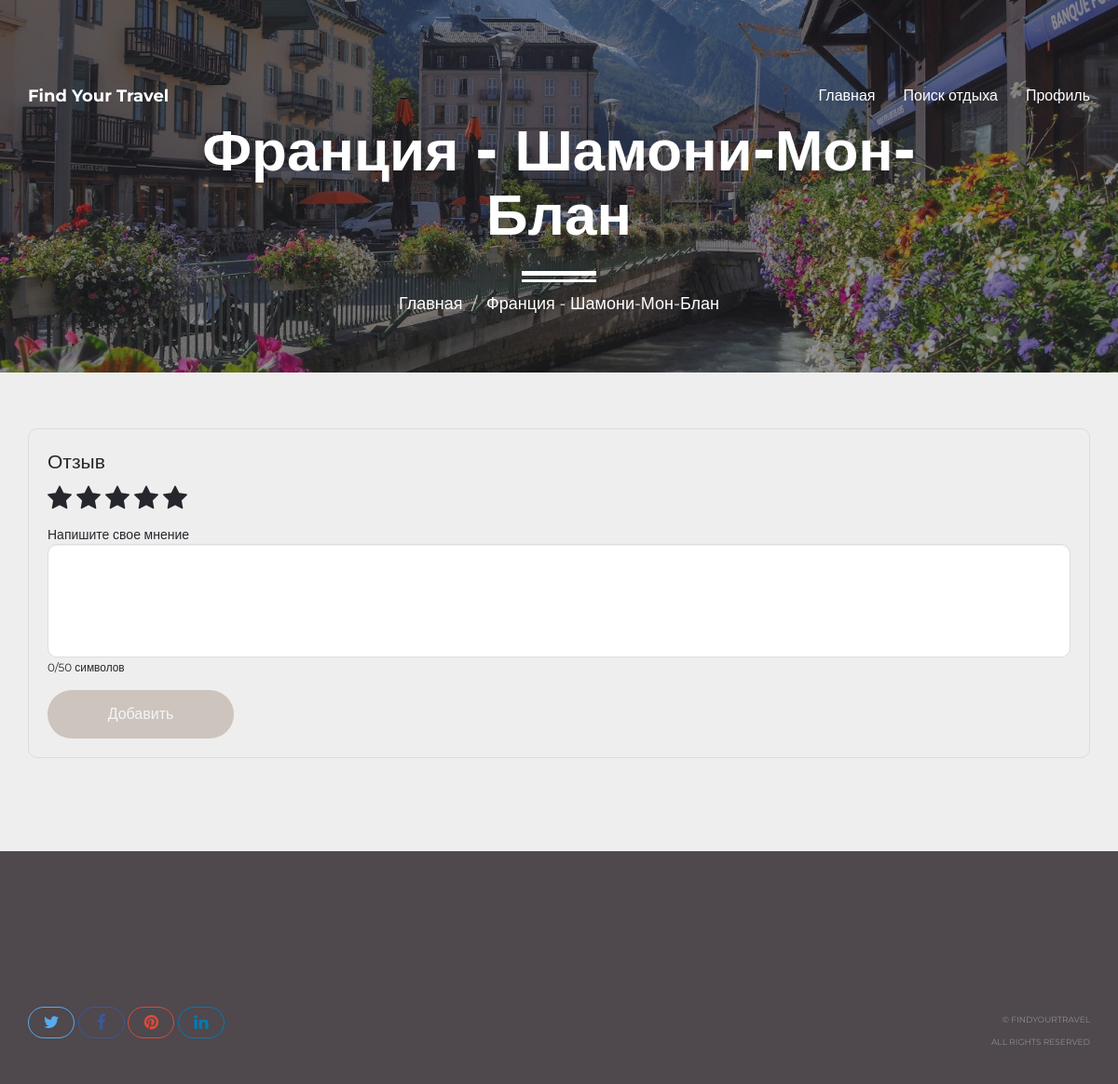
/destination/3/review/ (signed in), run on the app's committed database.
### travel_app/models.py (models this page shows, shortened)
class Destination(models.Model):
    CLIMATE_CHOICES = [("Умеренный", "Умеренный"), ("Холодный", "Холодный"), ("Теплый", "Теплый")]
    ACTIVITY_CHOICES = [("Горнолыжный", "Горнолыжный"), ("Культурный", "Культурный"), ("Пляжный", "Пляжный")]
    BUDGET_CHOICES = [("От 300000 руб", "От 300000 руб"), ("От 100000 до 300000 руб", "От 100000 до 300000 руб"),
                      ("До 100000 руб", "До 100000 руб")]
    POPULARITY_CHOICES = [("Низкая", "Низкая"), ("Высокая", "Высокая")]
    DIVERSITY_CHOICES = [("Большое", "Большое"), ("Умеренное", "Умеренное"), ("Незначительное", "Незначительное")]
    climate = models.CharField(max_length=30, choices=CLIMATE_CHOICES)
    activity_type = models.CharField(max_length=30, choices=ACTIVITY_CHOICES)
    budget = models.CharField(max_length=30, choices=BUDGET_CHOICES)
    popularity = models.CharField(max_length=30, choices=POPULARITY_CHOICES)
    cultural_diversity = models.CharField(max_length=30, choices=DIVERSITY_CHOICES)
    image = models.ImageField(upload_to='destination_images/')
    recommendation = models.CharField(max_length=255, default="")
    title = models.CharField(max_length=255, null=True, blank=True)
    description = models.TextField(null=True, blank=True)
    additional_image = models.ImageField(upload_to='destination_additional_images/', null=True, blank=True)

### travel_app/views.py (the view)
# urls.py: path('destination/<int:pk>/review/', add_review, name='add_review'),
@login_required
def add_review(request, pk):
    destination = get_object_or_404(Destination, pk=pk)
    if request.method == 'POST':
        form = ReviewForm(request.POST)
        if form.is_valid():
            review = form.save(commit=False)
            review.user = request.user
            review.destination = destination
            if len(review.text.strip()) >= 50:
                review.save()
                user_profile, created = UserProfile.objects.get_or_create(user=request.user)
                user_profile.add_review(review)
                return redirect('destination_detail', pk=pk)
            else:
                messages.error(request, 'Комментарий должен содержать не менее 50 символов.')
        else:
            messages.error(request, 'Пожалуйста, выберите рейтинг от 1 до 5.')
    else:
        form = ReviewForm()
    return render(request, 'travel_app/review.html', {'form': form, 'destination': destination})

### travel_app/forms.py
class ReviewForm(forms.ModelForm):
    class Meta:
        model = Review
        fields = ['rating', 'text']
        widgets = {
            'rating': forms.RadioSelect(choices=[(i, str(i)) for i in range(1, 6)]),
            'text': forms.Textarea(attrs={'rows': 5}),
        }

### travel_app/templates/travel_app/review.html (shortened to what this page needs)
{% load static %}
<!DOCTYPE html>
<html lang="en">
<head>
    <link rel="stylesheet" href="http://cdnjs.cloudflare.com/ajax/libs/font-awesome/4.4.0/css/font-awesome.min.css">
    <link href="{% static 'travel_app/bootstrap.min.css' %}" rel="stylesheet">
    <link href="{% static 'travel_app/style.css' %}" rel="stylesheet">
    <link href="{% static 'travel_app/responsive.css' %}" rel="stylesheet">
</head>
<body>
<header id="masthead" class="site-header site-header-white">
    <nav id="primary-navigation" class="site-navigation">
        <div class="container">
            <div class="navbar-header">
                <a href="{% url 'index' %}" class="site-title"><span>Find Your Travel</span></a>
            </div>
            <div class="collapse navbar-collapse" id="agency-navbar-collapse">
                <ul class="nav navbar-nav navbar-right">
                    <li><a href="{% url 'index' %}">Главная</a></li>
                    <li><a href="{% url 'leisure' %}">Поиск отдыха</a></li>
                    {% if user.is_authenticated %}
                    <li><a href="{% url 'profile' %}">Профиль</a></li>
                    {% else %}
                    <li><a href="{% url 'login' %}">Профиль</a></li>
                    {% endif %}
                </ul>
            </div>
        </div>
    </nav>
</header>
<div id="hero" class="hero overlay subpage-hero" style="background-image: url('{{ destination.image.url }}');">
    <div class="hero-content">
        <div class="hero-text">
            <h1>{{ destination.recommendation }}</h1>
            <ol class="breadcrumb">
                <li class="breadcrumb-item"><a href="{% url 'index' %}">Главная</a></li>
                <li class="breadcrumb-item active">{{ destination.recommendation }}</li>
            </ol>
        </div>
    </div>
</div>
<main id="main" class="site-main">
    <section class="site-section subpage-site-section section-project">
        <div class="container">
            <div class="review-block">
                <div class="review-title">Отзыв</div>
                <form method="post" action="{% url 'add_review' pk=destination.pk %}">
                    <div class="stars" title="Rate">
                        <span class="fa fa-star star" data-value="1" title="Ужасно"><span class="tooltip">Ужасно</span></span>
                        <span class="fa fa-star star" data-value="2" title="Плохо"></span>
                        <span class="fa fa-star star" data-value="3" title="Нормально"></span>
                        <span class="fa fa-star star" data-value="4" title="Хорошо"><span class="tooltip">Хорошо</span></span>
                        <span class="fa fa-star star" data-value="5" title="Отлично"></span>
                    </div>
                    <div class="comment-title">Напишите свое мнение</div>
<textarea class="form-control comment-box" name="text" rows="5" id="comment-box">{% if form.text.value %}{{ form.text.value }}{% endif %}</textarea>
<small id="char-count">0/100 символов</small>
                <br>
<button type="submit" class="btn btn-primary submit-btn">Добавить</button>
                </form>
            </div>
        </div>
    </section>
</main>
<footer id="colophon" class="site-footer">
    <div class="copyright">
        <div class="container">
            <div class="row">
                <div class="col-xs-8">
                    <div class="social-links">
                        <a class="twitter-bg" href="#"><i class="fa fa-twitter"></i></a>
                        <a class="facebook-bg" href="#"><i class="fa fa-facebook"></i></a>
                        <a class="pinterest" href="#"><i class="fa fa-pinterest"></i></a>
                        <a class="linkedin-bg" href="#"><i class="fa fa-linkedin"></i></a>
                    </div>
                </div>
                <div class="col-xs-4">
                    <div class="text-right">
                        <p>&copy; FindYourTravel</p>
                        <p>All Rights Reserved</p>
                    </div>
                </div>
            </div>
        </div>
    </div>
</footer>
</body>
</html>

### travel_app/static/travel_app/style.css (style rules this page uses)
.container { margin-top: 40px; }
a { transition: all 0.25s ease-in-out; -moz-transition: all 0.25s ease-in-out; -webkit-transition: all 0.25s ease-in-out; -o-transition: all 0.25s ease-in-out; -ms-transition: all 0.25s ease-in-out; cursor: pointer; color: #9fa3a7; }
p { margin-bottom: 0; font-size: 14px; font-weight: 400; color: #4f484d; line-height: 22px; }
h1 { font-size: 62px; color: #f1edd6; }
p + p { margin-top: 40px; }
.btn { line-height: 50px; min-width: 200px; font-size: 16px; font-weight: 300; border: 0; border-radius: 50px; color: #f5f5f5; background-color: #73563d47; transition: color 0.25s ease-in-out, background-color 0.25s ease-in-out; -moz-transition: color 0.25s ease-in-out, background-color 0.25s ease-in-out; -webkit-transition: color 0.25s ease-in-out, background-color 0.25s ease-in-out; -o-transition: color 0.25s ease-in-out, background-color 0.25s ease-in-out; -ms-transition: color 0.25s ease-in-out, background-color 0.25s ease-in-out; }
.form-control { border-radius: 25px; height: 50px; padding: 15px 20px; border-color: #f5f5f8; }
html, body { width: 100%; height: 100%; margin: 0; padding: 0; font-family: 'Montserrat', sans-serif; color: #26272d; }
.site-header { position: absolute; padding: 50px 0 0; background-color: transparent; width: 100%; z-index: 3; }
.site-title { font-size: 18px; line-height: 26px; color: #26272d; }
.site-title span { font-weight: 700; }
.navbar-collapse { text-align: center; }
.navbar-nav { float: none; display: inline-block; }
.navbar-nav > li > a, .slicknav_nav > li > a { padding: 0; font-size: 16px; position: relative; color: #26272d; line-height: 26px; }
.site-header-white .navbar-nav > li > a, .site-header-white .site-title { color: #fff; }
.navbar-nav > li + li { margin-left: 30px; }
.hero { background: url(../img/mainphoto.jpg) no-repeat center / cover; height: 100%; width: 100%; display: table; position: relative; }
.overlay:before { content: ''; background-color: rgba(227, 220, 220, 0.25); height: 100%; width: 100%; position: absolute; top: 0; left: 0; z-index: 0; }
.hero-content { display: table-cell; vertical-align: middle; padding-top: 75px; }
.hero-text { max-width: 890px; width: 100%; margin: 0 auto; padding: 0 15px; text-align: center; }
.hero-text h1 { position: relative; margin: 0; font-weight:800; }
.hero .breadcrumb { padding-top: 50px; margin-bottom: 0; font-size: large; }
.hero .breadcrumb:before { content: ''; display: block; position: absolute; left: 50%; bottom: 45px; height: 12px; width: 80px; border-top: 5px solid #fff; border-bottom: 3px solid #fff; transform: translateX(-50%); -moz-transform: translateX(-50%); -webkit-transform: translateX(-50%); -o-transform: translateX(-50%); -ms-transform: translateX(-50%); }
.subpage-hero { height: 400px; }
.subpage-hero.overlay:before { background-color: rgba(38,39,45,0.5); }
.subpage-hero .hero-content, .subpage-hero .hero-content h1, .subpage-hero a { color: #fff; }
.site-section { padding: 100px 0 140px; }
.site-footer { background-color: rgb(79 72 77); padding-top: 95px; }
.copyright { padding: 30px 0; border-top: 1px solid rgba(38, 41, 44, 0.05); }
.social-links a { line-height: 36px; padding: 5px 15px; font-size: 18px; border: 1px solid; border-radius: 50px; }
.social-links a i { width: 18px; text-align: center; }
a.twitter-bg { color: #55acee; border-color: #55acee; }
a.facebook-bg { color: #3b5998; border-color: #3b5998; }
a.pinterest { color: #dd4b39; border-color: #dd4b39; }
a.linkedin-bg { color: #007bb5; border-color: #007bb5; }
.copyright .text-right { padding: 4px 0; }
.copyright p { font-size: 9px; font-weight: 400; text-transform: uppercase; color: #8b8e94; }
.copyright p + p { margin-top: 2px; }
.subpage-site-section { padding-bottom: 100px; padding-top: 0px; }
.breadcrumb { background-color: transparent; position: relative; }
.breadcrumb .active { color: #fff; }

### travel_app/templates/travel_app/review.html (style rules this page uses)
.review-block { border: 1px solid #ddd; border-radius: 10px; padding: 20px; margin-top: 20px; }
.review-title { font-size: 1.5em; margin-bottom: 10px; }
.stars { display: flex; gap: 5px; margin-bottom: 15px; }
.star { font-size: 2em; cursor: pointer; transition: color 0.3s; }
.comment-box { margin: 0 auto; border-radius: 10px; padding: 10px; border: 1px solid #ddd; resize: none; }
.submit-btn { margin-top: 15px; }

### data on the page
Destination: image (picture), recommendation "Франция - Шамони-Мон-Блан"
